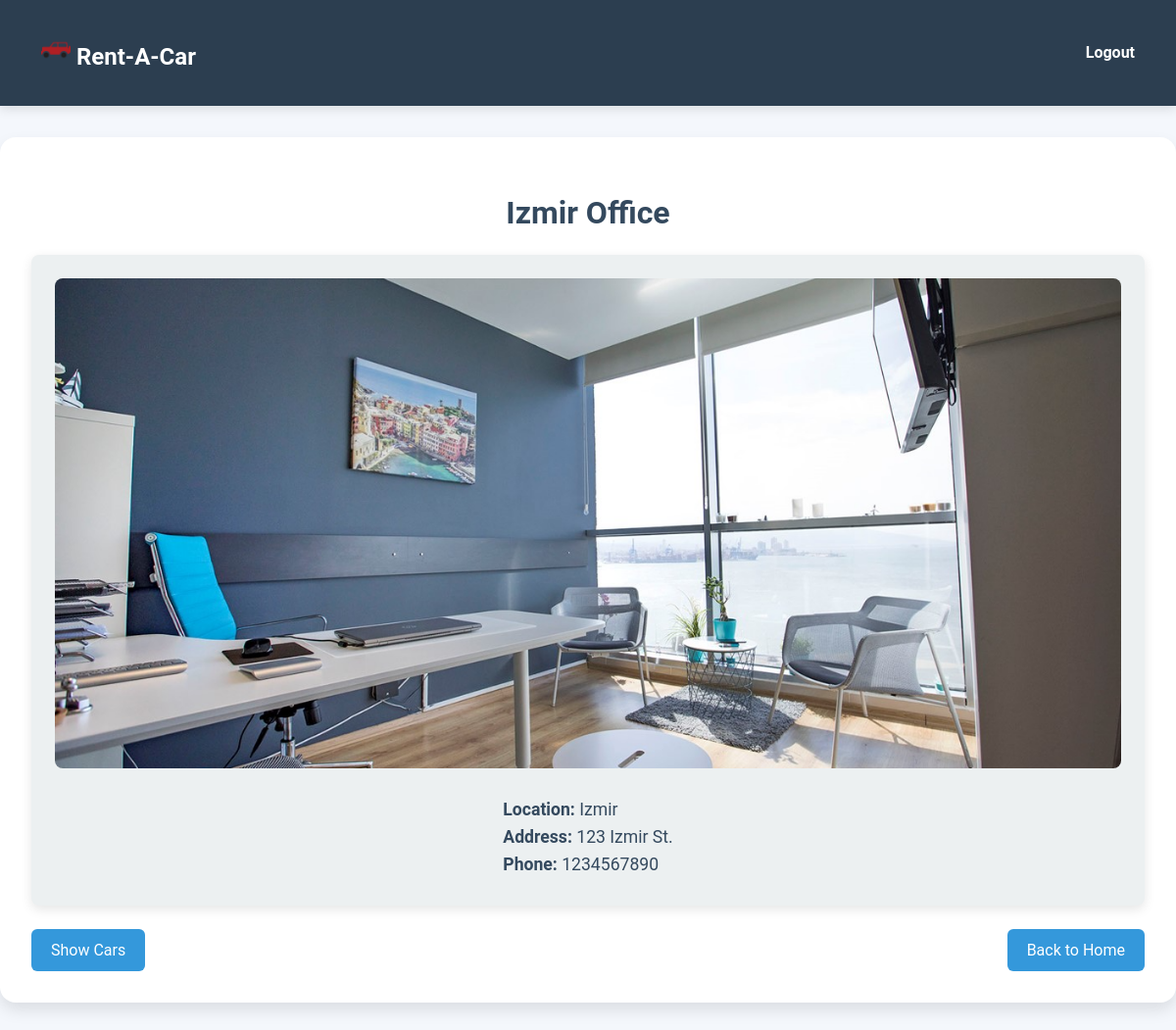
/office/1 (signed in), run on the app's committed database.
### models/models.py (models this page shows)
class Office(db.Model):
    __tablename__ = 'offices'
    id = db.Column(db.Integer, primary_key=True)
    name = db.Column(db.String(100), unique=True, nullable=False)
    location = db.Column(db.String(100), nullable=False)
    address = db.Column(db.Text, nullable=False)
    phone_no = db.Column(db.String(15), nullable=False)
    latitude = db.Column(db.Float, nullable=True)
    longitude = db.Column(db.Float, nullable=True)
    cars = db.relationship('Car', backref='office', lazy=True)

### app.py (the view)
@app.route('/office/<int:office_id>')
def office_info(office_id):
    office = Office.query.get_or_404(office_id)
    return render_template('office_info.html', office=office)

### app.py (called while the page is built)
@app.context_processor
def inject_is_authenticated():
    return dict(is_authenticated=is_authenticated)

@app.before_request
def set_language():
    session.setdefault("language", "en")

@app.context_processor
def inject_language():
    lang = session.get("language", "en")
    return dict(language=lang, translations=LANGUAGES[lang])

### helpers/auth_handler.py (called while the page is built)
def is_authenticated(session):
    return 'user_id' in session

### templates/office_info.html
{% extends 'base.html' %}
{% block content %}
<div class="office-container">
    <h2 class="office-name">{{ office.name }}</h2>
    <div class="office-info-box">
        <img src="{{ url_for('static', filename='images/office/' + office.id|string + '.png') }}"
     alt="{{ office.name }}" class="office-detail-image">
        <div class="office-details">
            <p><strong>{{ translations['location'] }}:</strong> {{ office.location }}</p>
            <p><strong>{{ translations['address'] }}:</strong> {{ office.address }}</p>
            <p><strong>{{ translations['phone'] }}:</strong> {{ office.phone_no }}</p>
        </div>
    </div>
    <div class="office-buttons-container">
        <a href="{{ url_for('show_office_cars', office_id=office.id) }}" class="office-button">{{ translations['show_cars'] }}</a>
        <a href="{{ url_for('home') }}" class="office-button">{{ translations['back_to_home'] }}</a>
    </div>
</div>
{% endblock %}

### static/css/styles.css (style rules this page uses)
body { font-family: 'Roboto', sans-serif; background-color: #f4f7fc; margin: 0; padding: 0; }
h2 { font-size: 2.2rem; color: #34495e; margin-bottom: 1.5rem; text-align: center; }
.office-container { max-width: 1200px; margin: 2rem auto; padding: 2rem; background-color: #fff; border-radius: 16px; box-shadow: 0 8px 16px rgba(0, 0, 0, 0.1); }
.office-name { font-size: 2rem; color: #34495e; margin-bottom: 1.5rem; text-align: center; }
.office-info-box { display: flex; flex-direction: column; align-items: center; justify-content: center; box-shadow: 0 4px 12px rgba(0, 0, 0, 0.1); padding: 1.5rem; border-radius: 8px; background-color: #ecf0f1; }
.office-detail-image { width: 100%; height: 500px; object-fit: cover; border-radius: 8px; margin-bottom: 1.5rem; }
.office-details p { font-size: 1.1rem; color: #34495e; margin: 0.5rem 0; }
.office-buttons-container { display: flex; justify-content: space-between; margin-top: 1.5rem; }
.office-button { padding: 12px 20px; background-color: #3498db; color: white; text-decoration: none; border-radius: 6px; transition: background 0.3s ease; }

### data on the page
Office: name "Izmir Office", location "Izmir", address "123 Izmir St.", phone_no "1234567890"

### other printed values
{{ translations['welcome'] }} "Rent-A-Car"
{{ translations['logout'] }} "Logout"
{{ translations['location'] }} "Location"
{{ translations['address'] }} "Address"
{{ translations['phone'] }} "Phone"
{{ translations['show_cars'] }} "Show Cars"
{{ translations['back_to_home'] }} "Back to Home"
